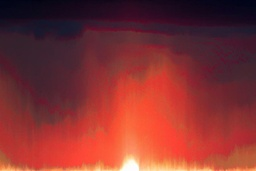
#> input picture images/example-columns.jpg, 256 x 171 px, shrunk from 900 x 600 before the run
$ python main.py images/example-columns.jpg out.png
#> lines starting #> are read from the running program, lines starting #| are printed output that depends on the picture
### image_handler.py
from enum import Enum

import PIL.Image

import sort.quicksort


class Pixel:
    def __init__(self, r: int, g: int, b: int):
        self.r = r
        self.g = g
        self.b = b
        self._set_luminance()

    def __repr__(self) -> str:
        return f'R {self.r}, G {self.g}, B {self.b}, Luminance {self.luminance}'

    def _set_luminance(self) -> None:
        """
        This function sets the integer approximation of the luminance of this pixel (calculated using the average)
        """
        self.luminance = int((self.r + self.g + self.b) / 3)


class SortingChoice(Enum):
    COLUMNS = 'columns'
    ROWS = 'rows'
    CONTINUOUSLY = 'continuously'


class SortingKey(Enum):
    RED = 'r'
    GREEN = 'g'
    BLUE = 'b'
    LUMINANCE = 'luminance'


class Image:
    def __init__(self, source_image_path: str):
#> called with source_image_path = 'images/example-columns.jpg'
        self.image = PIL.Image.open(source_image_path).convert('RGB')
#> self.image is the input picture: PIL image 256x171 RGB; mean R, G, B 130.7, 50.3, 49.8

    def sort(self, sorting_choice: SortingChoice, sorting_key: SortingKey) -> None:
        """
        This method sorts this image. It can either sort each row, each column or sort the image continuously.
        :param sorting_choice: row, column or continuously (see SortingChoice)
        :param sorting_key: The attribute by which you want to sort, i.e. red, green, blue or luminance (see
                            SortingKey).
        """

        # Sorting each column works by rotating the image, sorting each row and then rotating it back.
        if sorting_choice == SortingChoice.COLUMNS:
            self.image = self.image.rotate(90, expand=True)

        # get pixels from this image
        pixels = self._get_pixels()

        # sort the pixels
        if sorting_choice == SortingChoice.CONTINUOUSLY:
            sort.quicksort.sort_continuously(pixels, sorting_key)
        else:
            sort.quicksort.sort_rows(pixels, sorting_key, self.image.width, self.image.height)

        # write pixels to this image
        self._set_pixels(pixels)

        if sorting_choice == SortingChoice.COLUMNS:
            self.image = self.image.rotate(-90, expand=True)

    def save(self, destination_filename: str) -> None:
        """
        Saves the image under the provided destination filename.
        :param destination_filename: The path where the image should be saved.
        """
        self.image.save(destination_filename)

    def _get_pixels(self) -> list[Pixel]:
        """
        Gets the pixels from this image.
        :return: A list of Pixel objects.
        """
        image_data = self.image.load()
        pixels: list[Pixel] = []

        for y in range(self.image.height):
            for x in range(self.image.width):
                px_tuple = image_data[x, y]
                pixels.append(Pixel(px_tuple[0], px_tuple[1], px_tuple[2]))
        return pixels

    def _set_pixels(self, pixels: list[Pixel]) -> None:
        """
        Sets the pixels for this image.
        :param pixels: A list of Pixel objects. The list has to be the exact same size as the amount of pixels in the
                       image.
        """
        for y in range(self.image.height):
            for x in range(self.image.width):
                index = y * self.image.width + x
                self.image.putpixel((x, y), (pixels[index].r, pixels[index].g, pixels[index].b))
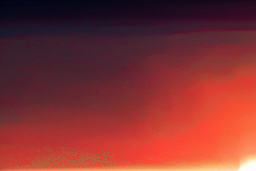
#> self.image: PIL image 256x171 RGB; mean R, G, B 130.7, 50.3, 49.8

### sort/quicksort.py
# [8 lines left out: function sort_continuously, not called in this run]


def sort_rows(pixels, sorting_key, image_width: int, image_height: int):
    """
    This function sorts a list of pixels per row. Sorting is done by reference, hence why this function returns None.
    :param pixels: A list of Pixel objects
    :param sorting_key: The SortingKey by which you want to sort the image (red, green, blue, luminance)
    :param image_width: The width of the image
    :param image_height: The height of the image
    """
    for i in range(image_height):
        _quicksort(pixels, sorting_key, i * image_width, ((i + 1) * image_width - 1))


def _quicksort(pixels, sorting_key, start: int, end: int) -> None:
    """
    This function implements Quicksort for Pixels.
    :param pixels: A list of Pixels
    :param sorting_key: The SortingKey by which you want to sort (red, green, blue, luminance)
    :param start: The starting index (lower boundary)
    :param end: The end index (upper boundary)
    :return: None. Sorting is done by reference, meaning the original list is being modified.
    """
    if end <= start:
        return
    if not pixels:
        return

    pivot_index = _sort_partition(pixels, sorting_key, start, end)
    # sort the right side
    _quicksort(pixels, sorting_key, pivot_index + 1, end)
    # sort the left side
    _quicksort(pixels, sorting_key, start, pivot_index - 1)


def _sort_partition(pixels, sorting_key, start: int, end: int) -> int:
    """
    This function sorts the partition and returns the index of the pivot element.
    :param pixels: The list of pixels
    :param sorting_key: The SortingKey by which you want to sort (red, green, blue, luminance)
    :param start: The starting index (lower boundary)
    :param end: The end index (upper boundary)
    :return: The new index of the pivot element.
    """
    # This gets the value of the pivot which each element will be compared against. This implementation always chooses
    # the last element as the pivot.
    pivot_value = getattr(pixels[end], sorting_key.value)

    # i will later be the index of the pivot
    i = start - 1
    for j in range(start, end):
        # If the currently looked at element is less than the pivot, we know that it should be moved to the left side of
        # the pivot. Hence, we increment i by one and swap the current element (pixels[j]) with the element at index i.
        if getattr(pixels[j], sorting_key.value) < pivot_value:
            i += 1
            (pixels[i], pixels[j]) = (pixels[j], pixels[i])

    # i currently corresponds to the index of the last element that is smaller than the pivot (i.e. the last element
    # that should be left of the pivot). Therefore, we have to increment i by one to get the actual new index of the
    # pivot.
    i += 1
    # Lastly, we have to put the pivot in its correct place by swapping it with the element at index i.
    (pixels[end], pixels[i]) = (pixels[i], pixels[end])

    return i

### main.py
import sys
import argparse

from image_handler import Image, SortingChoice, SortingKey

parser = argparse.ArgumentParser(
    prog='ImageSort',
    description='This program sorts the pixels in an image by their red, green or blue value, or by their luminance. '
                'It can either sort each row, each column or the whole image continuously.'
)
parser.add_argument('source_image', type=str)
parser.add_argument('output_filename', type=str)
parser.add_argument('--sort', type=str, choices=['rows', 'columns', 'continuously'], default='rows')
parser.add_argument('--sort-by', type=str, choices=['red', 'green', 'blue', 'luminance'], default='luminance')

args = parser.parse_args()

# Because we are using Quicksort, the recursion will exceed the maximum recursion depth allowed by the Python
# interpreter by default. Hence, increasing it is necessary.
sys.setrecursionlimit(100000)

image = Image(args.source_image)

# We need to parse the sorting choice (rows, columns, continuously) and sorting key (red, green, blue, luminance)
# provided by the console arguments
sorting_choice = SortingChoice[args.sort.upper()]
sorting_key = SortingKey[args.sort_by.upper()]

# Now we can sort the image
image.sort(sorting_choice, sorting_key)

# And save the newly generated image
image.save(args.output_filename)

$ run again, on images/example-original.jpg
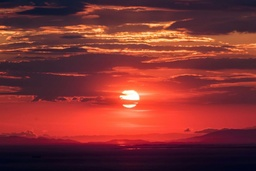
#> input picture images/example-original.jpg, 256 x 171 px, shrunk from 900 x 600 before the run
#> in __init__, self.image is the input picture: PIL image 256x171 RGB; mean R, G, B 130.5, 50.3, 49.8
#> after the loop in _set_pixels, `for y in range(self.image.height):`:
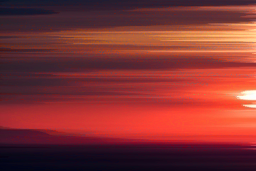
#> self.image: PIL image 256x171 RGB; mean R, G, B 130.5, 50.3, 49.8
